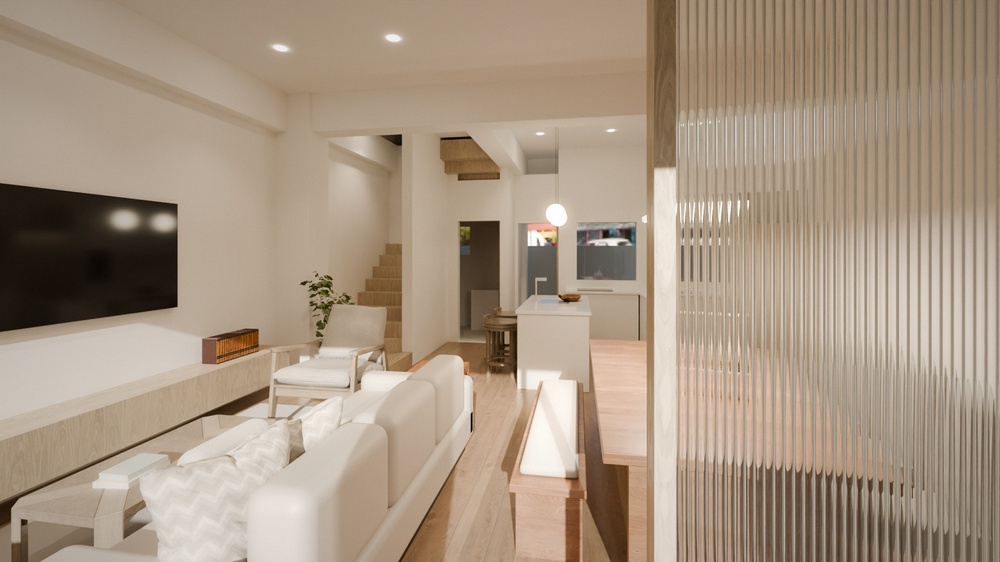
#> input picture B7_CAD/render/B7_1F_entry_view_photoreal.jpg, 1000 x 562 px, shrunk from 1920 x 1080 before the run
$ python post.py ../render/B7_1F_entry_view_photoreal.jpg ../render/B7_1F_entry_view.jpg
#> lines starting #> are read from the running program, lines starting #| are printed output that depends on the picture
"""Photographic finishing: soft bloom, gentle S-curve, vignette, fine grain."""
import sys
import numpy as np
from PIL import Image, ImageFilter
src, dst = sys.argv[1], sys.argv[2]
im = Image.open(src)
#> im is the input picture: PIL image 1000x562 RGB; mean R, G, B 167.3, 149.4, 130.3
a = np.asarray(im).astype(np.float32)
a = a / (65535.0 if a.max() > 255 else 255.0)
a = a[..., :3]
h, w = a.shape[:2]
#> h = 562; w = 1000
# bloom from highlights
lum = a @ np.array([0.2126, 0.7152, 0.0722], dtype=np.float32)
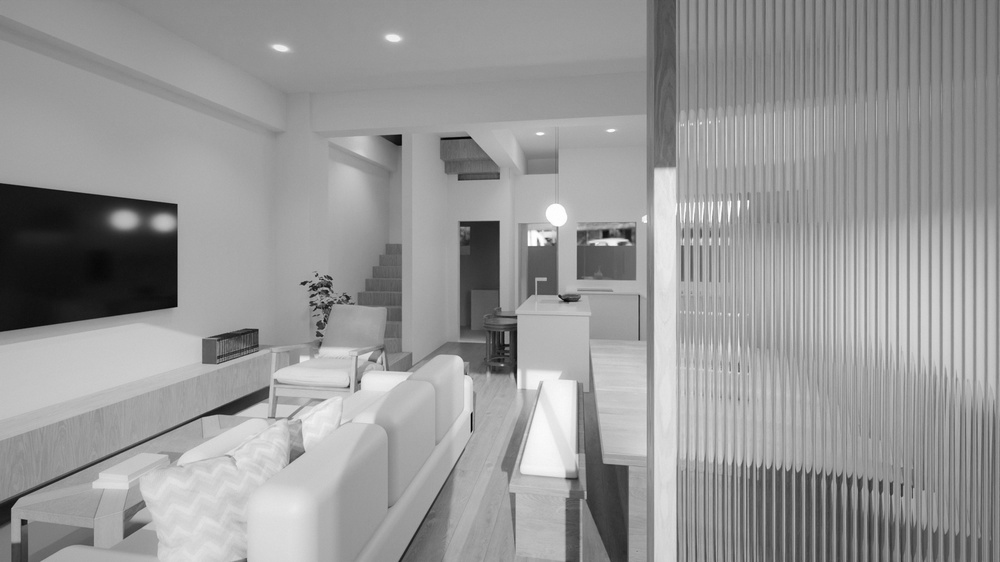
#> lum: shape (562, 1000) float32; min 0.00667, max 1, mean 0.595
hi = np.clip((lum - 0.80) / 0.20, 0, 1)[..., None] * a
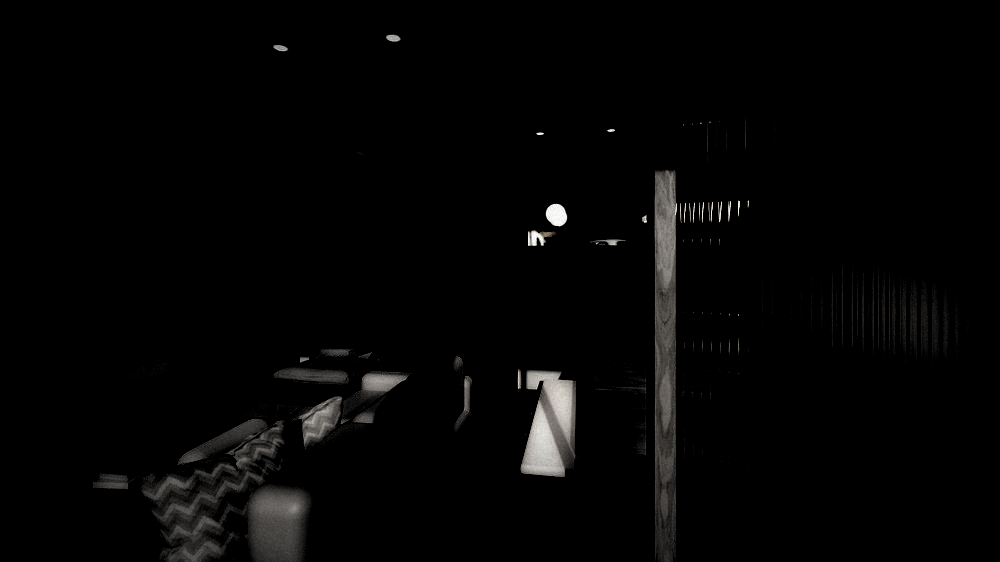
#> hi: shape (562, 1000, 3) float32; mean R, G, B 0.0192, 0.0186, 0.0178
hi8 = Image.fromarray((np.clip(hi, 0, 1) * 255).astype(np.uint8))
b1 = np.asarray(hi8.filter(ImageFilter.GaussianBlur(w / 160))).astype(np.float32) / 255
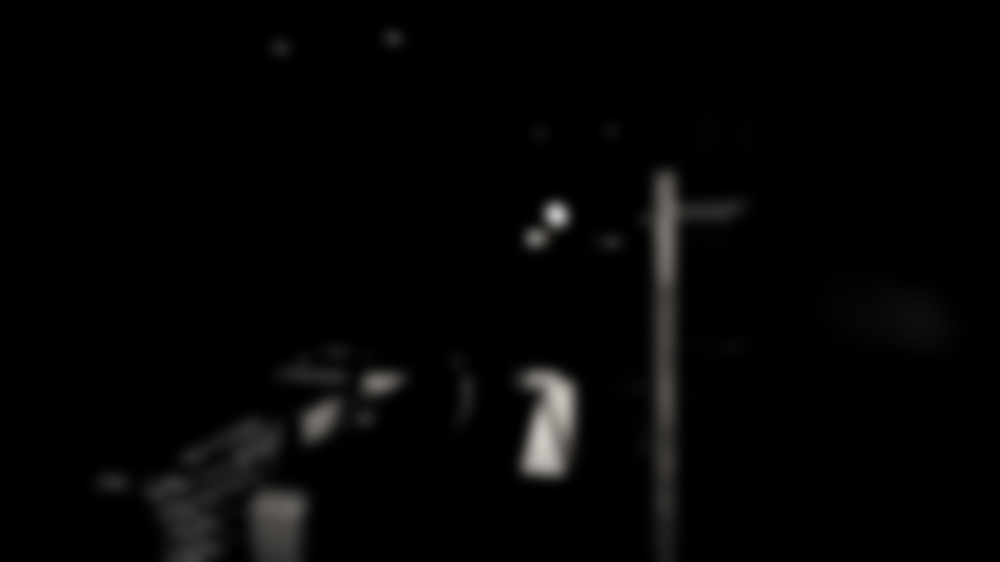
#> b1: shape (562, 1000, 3) float32; mean R, G, B 0.019, 0.0184, 0.0176
b2 = np.asarray(hi8.filter(ImageFilter.GaussianBlur(w / 40))).astype(np.float32) / 255
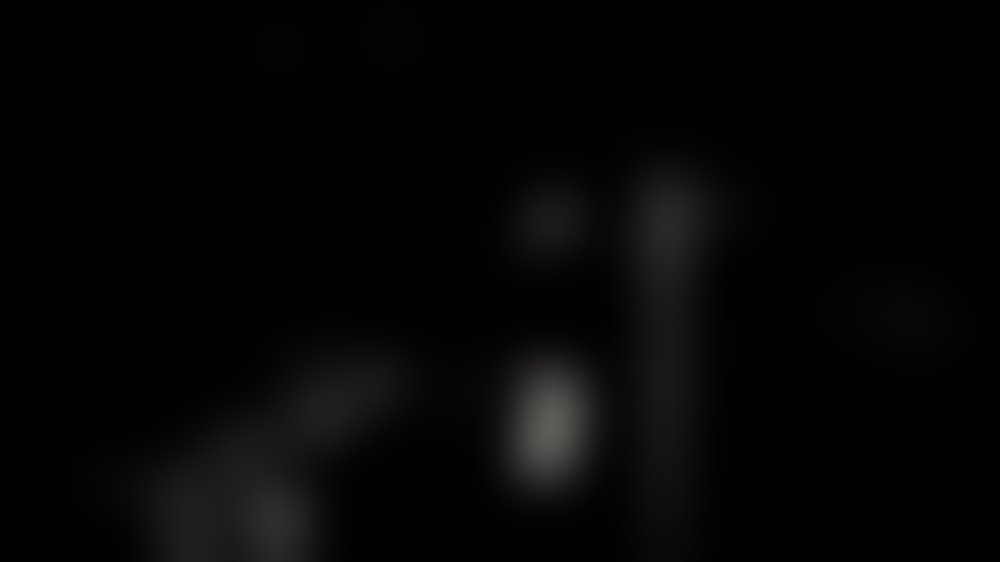
#> b2: shape (562, 1000, 3) float32; mean R, G, B 0.0188, 0.0182, 0.0175
a = a + 0.22 * b1 + 0.18 * b2
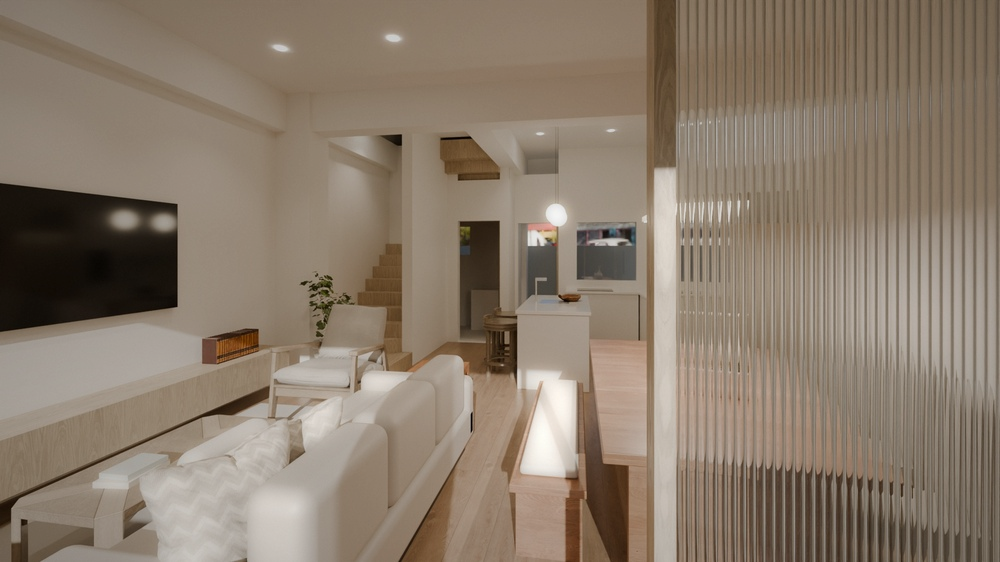
#> a: shape (562, 1000, 3) float32; mean R, G, B 0.663, 0.593, 0.518; drawn with min black and max white
# gentle S-curve around mid grey
a = np.clip(a, 0, 1)
a = a + 0.06 * np.sin((a - 0.5) * np.pi) * (a * (1 - a)) * 4 / 4
# vignette
yy, xx = np.mgrid[0:h, 0:w].astype(np.float32)
r = np.sqrt(((xx - w / 2) / (w / 2)) ** 2 + ((yy - h / 2) / (h / 2)) ** 2) / np.sqrt(2)
a = a * (1 - 0.18 * r ** 2.2)[..., None]
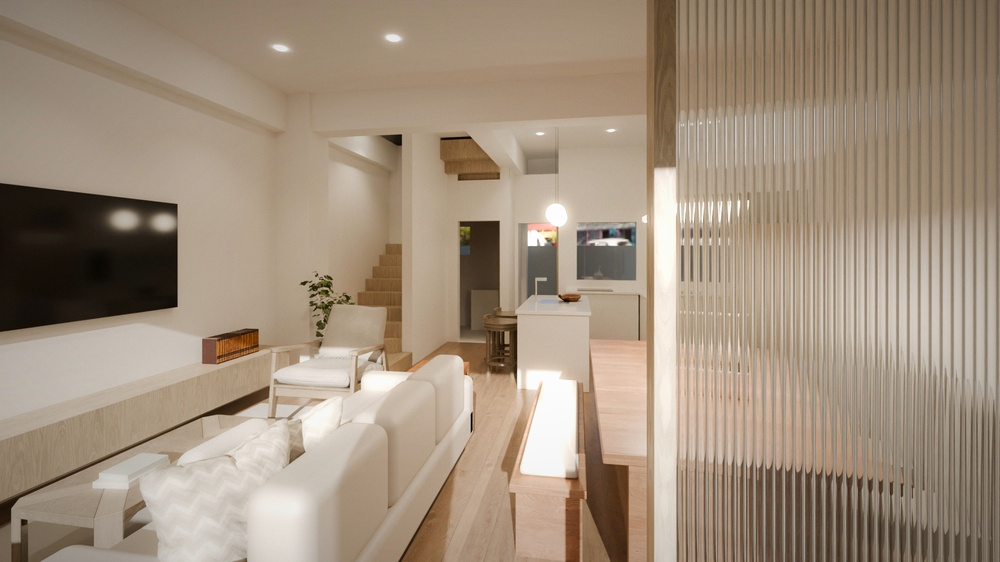
#> a: shape (562, 1000, 3) float32; mean R, G, B 0.632, 0.564, 0.491
# fine luminance grain
rng = np.random.default_rng(3)
a = a + rng.normal(0, 0.006, (h, w, 1)).astype(np.float32)
Image.fromarray((np.clip(a, 0, 1) * 255 + 0.5).astype(np.uint8)).save(dst, quality=94)
print('post ->', dst)

$ run again, on B7_CAD/render/B7_1F_entry_view_cycles.jpg
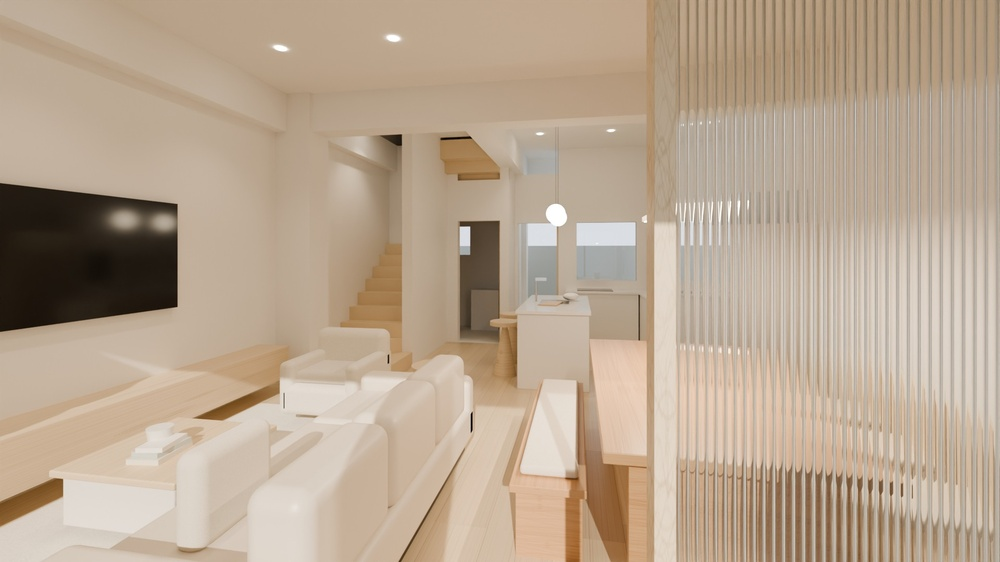
#> input picture B7_CAD/render/B7_1F_entry_view_cycles.jpg, 1000 x 562 px, shrunk from 1920 x 1080 before the run
#> im is the input picture: PIL image 1000x562 RGB; mean R, G, B 184.2, 165.4, 145.1
#> `b2 = np.asarray(hi8.filter(ImageFilter.GaussianBlur(w / 40))).astype(n..`:
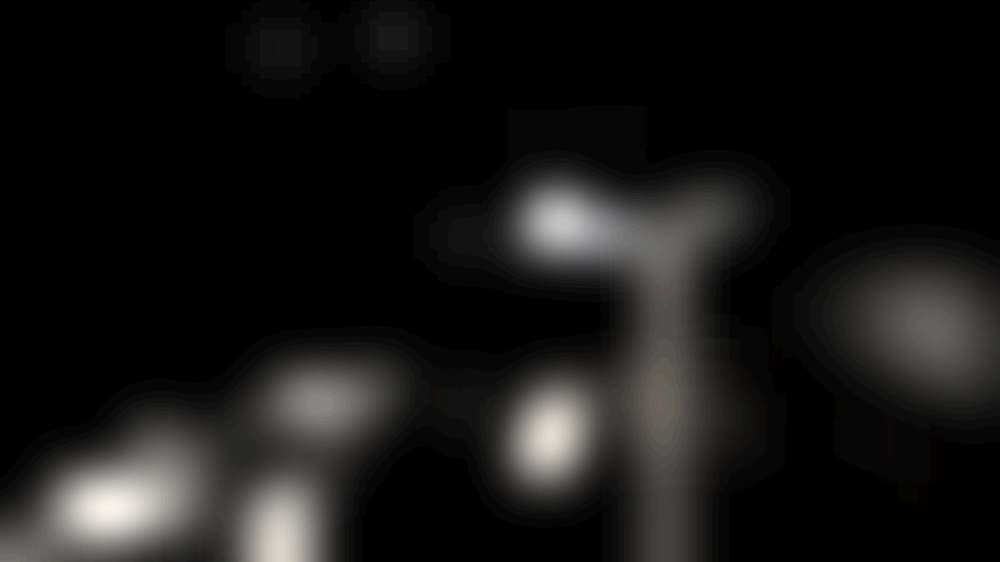
#> b2: shape (562, 1000, 3) float32; mean R, G, B 0.0154, 0.0147, 0.0141; drawn with min black and max white
#> `a = a * (1 - 0.18 * r ** 2.2)[..., None]`:
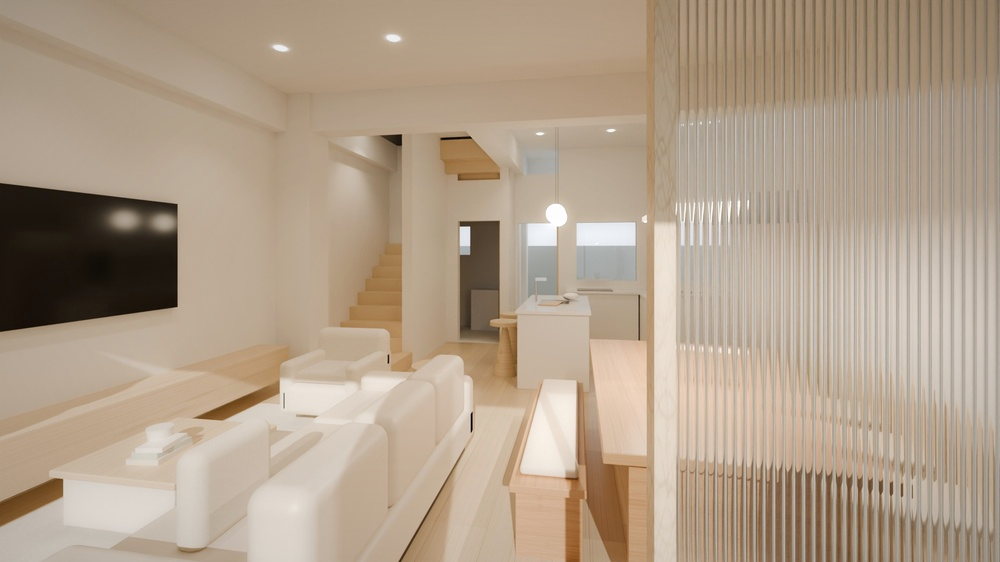
#> a: shape (562, 1000, 3) float32; mean R, G, B 0.695, 0.624, 0.546
